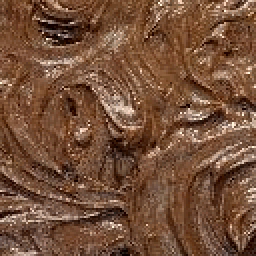
%> input picture input/synthesis/chocolate.png, 128 x 128 px (shown 2 times larger)
$ octave synthesis.m   (GNU Octave 9; MATLAB toolbox functions it lacks are replaced by stand-ins)
%> lines starting %> are read from the running program, lines starting %| are printed output that depends on the picture
imname = 'chocolate.png';
savefile = true;
%=============================
% use this for custom images (MS paints)
% a = im2double(imread(append('../input/synthesis/',imname)));

% else
[input_img,map ] = imread(append('../input/synthesis/',imname));
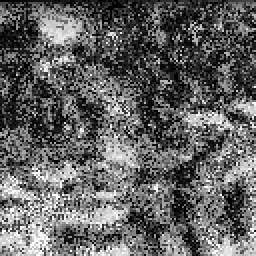
%> input_img: size 128x128 uint8 (shown 2 times larger); min 0, max 255, mean 98.7
%> map = 256 rows, first 12: [0.427 0.286 0.176; 0.584 0.443 0.337; 0.42 0.259 0.141; 0.388 0.235 0.137; 0.431 0.282 0.149; 0.353 0.176 0.0745; 0.455 0.29 0.173; 0.51 0.337 0.235; 0.447 0.267 0.141; 0.412 0.239 0.137; 0.455 0.286 0.145; 0.478 0.298 0.173]
a = ind2rgb(input_img, map);
% ===================================algorithm starts

figure;

imshow(a);


if(length(size(a)) -2 ~= 1)
    a = repmat(a,[1 1 3]);
end
textInput = rgb2gray(a);
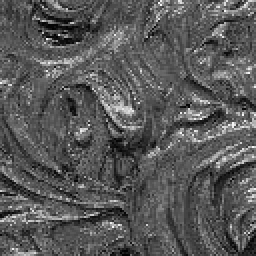
%> textInput: size 128x128 double (shown 2 times larger); min 0.0117, max 0.961, mean 0.348
[m,n] = size(textInput);
%> m = 128; n = 128

magnification = 2;

n1 = ceil(n*magnification/50)*50+17;
%> n1 = 317
m1 = ceil(m*magnification/50)*50+17;
%> m1 = 317

textout_1 = zeros(m1,n1,3);

textout = zeros(m1,n1);


i = 1;
while i - 1 < floor(m1/50)
    for j = 1:floor(n1/50)
        filtermask = zeros(50+17,50+17);
        temp1 = textout((i-1)*50+1:i*50+17,(j-1)*50+1:j*50+17);


        if(i==1 && j ~=1)
            filtermask(:,1:17) = 1;

            [neighbour1,neighbour] = givePatch(temp1,filtermask,a,textInput);

            error = (neighbour.*filtermask-temp1.*filtermask).^2;
            error = error(:,1:17);

            boundary = zeros(50+17,50+17);
            [cost,path] = findBoundaryHelper1(error);
%> (the run ends here)

$ run again, with input/synthesis/apples.png copied over input/synthesis/chocolate.png
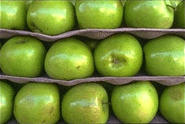
%> input picture input/synthesis/apples.png, 185 x 124 px
%> `[input_img,map ] = imread(append('../input/synthesis/',imname));`:
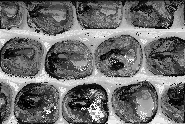
%> input_img: size 124x185 uint8; min 0, max 253, mean 111
%> map = 255 rows, first 12: [0.643 0.722 0.431; 0.584 0.667 0.341; 0.584 0.663 0.278; 0.592 0.714 0.337; 0.533 0.659 0.337; 0.525 0.604 0.271; 0.475 0.596 0.275; 0.478 0.588 0.208; 0.467 0.533 0.208; 0.463 0.545 0.294; 0.408 0.467 0.204; 0.431 0.431 0.286]
%> `textInput = rgb2gray(a);`:
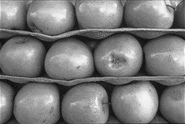
%> textInput: size 124x185 double; min 0.0261, max 0.958, mean 0.482

$ run again, with input/synthesis/bricks.png copied over input/synthesis/chocolate.png
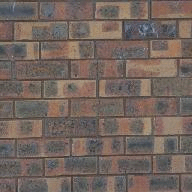
%> input picture input/synthesis/bricks.png, 192 x 192 px
%> `[input_img,map ] = imread(append('../input/synthesis/',imname));`:
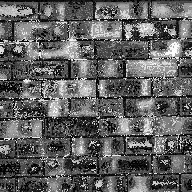
%> input_img: size 192x192 uint8; min 0, max 255, mean 96.4
%> map = 256 rows, first 12: [0.333 0.322 0.298; 0.333 0.29 0.263; 0.384 0.353 0.337; 0.392 0.384 0.361; 0.388 0.361 0.357; 0.369 0.353 0.337; 0.353 0.333 0.322; 0.329 0.286 0.239; 0.329 0.267 0.235; 0.302 0.255 0.212; 0.294 0.235 0.204; 0.357 0.294 0.267]
%> `textInput = rgb2gray(a);`:
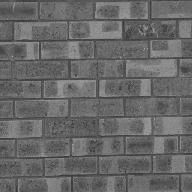
%> textInput: size 192x192 double; min 0.18, max 0.649, mean 0.409
